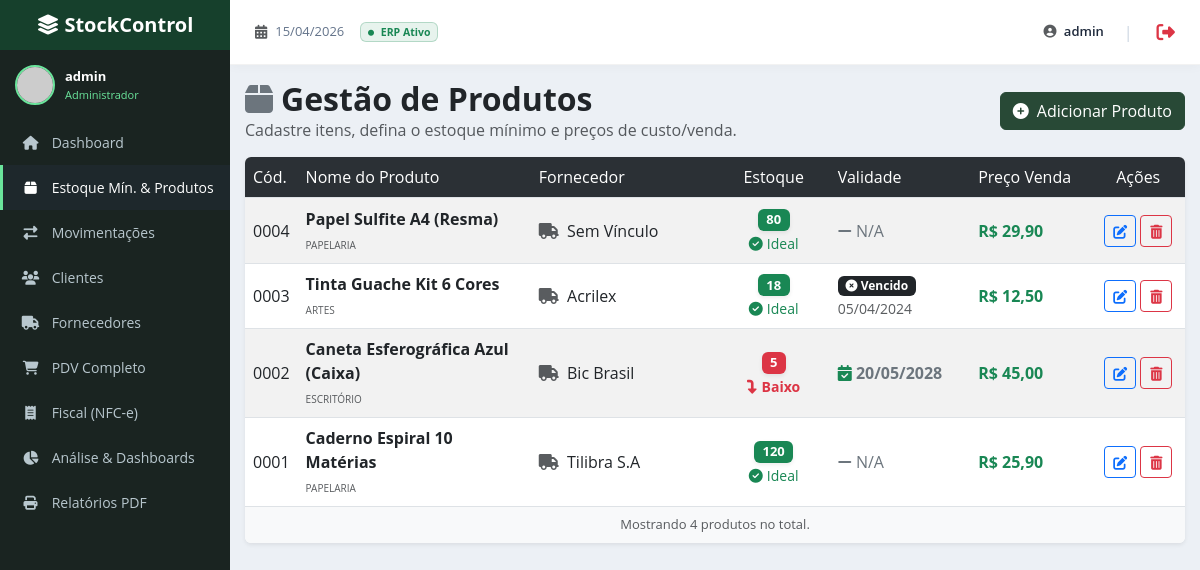
Page /produtos.php (signed in) on the committed database.
### tables this page shows
CREATE TABLE IF NOT EXISTS produtos (
    id INT AUTO_INCREMENT PRIMARY KEY,
    nome VARCHAR(255) NOT NULL,
    categoria VARCHAR(100),
    quantidade INT DEFAULT 0,
    estoque_minimo INT DEFAULT 5,
    validade DATE NULL,
    preco_venda DECIMAL(10,2) NOT NULL,
    preco_compra DECIMAL(10,2) NOT NULL DEFAULT 0.00,
    fornecedor_id INT,
    FOREIGN KEY (fornecedor_id) REFERENCES fornecedores(id) ON DELETE SET NULL
);

CREATE TABLE IF NOT EXISTS fornecedores (
    id INT AUTO_INCREMENT PRIMARY KEY,
    nome VARCHAR(255) NOT NULL,
    cnpj VARCHAR(20),
    telefone VARCHAR(20),
    email VARCHAR(255),
    status ENUM('ativo', 'inativo') DEFAULT 'ativo'
);

### produtos.php (the view, shortened to what this page needs)
<?php
require_once 'db.php';
$stmt = $pdo->query("SELECT p.*, f.nome as fornecedor_nome FROM produtos p LEFT JOIN fornecedores f ON p.fornecedor_id = f.id ORDER BY p.id DESC");
$produtos = $stmt->fetchAll();
$totalProdutos = count($produtos);
?>
<!DOCTYPE html>
<html lang="pt-BR">
<head>
    <link href="assets/css/bootstrap.min.css" rel="stylesheet">
    <link rel="stylesheet" href="assets/css/all.min.css">
    <link rel="stylesheet" href="style.css">
</head>
<body>
    <div class="sidebar-wrapper">
        <div class="sidebar-brand">
            <i class="fas fa-layer-group"></i> StockControl
        </div>
        <div class="sidebar-user">
            <?php
                $userName    = htmlspecialchars($_SESSION['user_name']   ?? 'UsuÃ¡rio');
                $userPerfil  = htmlspecialchars($_SESSION['user_perfil'] ?? 'gestor');
                $perfilLabel = match($userPerfil) {
                    'admin'  => 'Administrador',
                    'caixa'  => 'Operador de Caixa',
                    default  => 'Gestor'
                };
            ?>
            <img src="https://ui-avatars.com/api/?name=<?= urlencode($userName) ?>&background=2d6a4f&color=fff" width="40" height="40" alt="<?= $userName ?>" style="border-radius:50%;border:2px solid #6ae49b;">
            <div>
                <span class="d-block" style="font-size: 13px; font-weight: bold;"><?= $userName ?></span>
                <span class="d-block" style="font-size: 11px; color: #6ae49b;"><?= $perfilLabel ?></span>
            </div>
        </div>
        <ul class="sidebar-menu">
            <li><a href="index.php"><i class="fas fa-home"></i> Dashboard</a></li>
            <li><a href="produtos.php" class="active"><i class="fas fa-box"></i> Estoque Mín. & Produtos</a></li>
            <li><a href="movimentacoes.php"><i class="fas fa-exchange-alt"></i> Movimentações</a></li>
            <li><a href="clientes.php"><i class="fas fa-users"></i> Clientes</a></li>
            <li><a href="fornecedores.php"><i class="fas fa-truck"></i> Fornecedores</a></li>
            <li><a href="venda.php"><i class="fas fa-shopping-cart"></i> PDV Completo</a></li>
            <li><a href="fiscal.php"><i class="fas fa-receipt"></i> Fiscal (NFC-e)</a></li>
            <li><a href="analise.php"><i class="fas fa-chart-pie"></i> Análise & Dashboards</a></li>
            <li><a href="relatorio_pdf.php"><i class="fas fa-print"></i> Relatórios PDF</a></li>
        </ul>
    </div>
    <div class="main-panel">
        <div class="topbar">
            <div class="topbar-left">
                <i class="fas fa-calendar-alt text-muted me-2"></i> <span style="font-weight: 500; font-size: 13px;"><?= date('d/m/Y') ?></span>
                <span class="ms-3 badge bg-success bg-opacity-10 text-success border border-success border-opacity-25"><i class="fas fa-circle me-1" style="font-size: 6px; vertical-align: middle;"></i> ERP Ativo</span>
            </div>
            <div class="topbar-icons">
                <span class="user-name"><i class="fas fa-user-circle text-muted me-1"></i> <?= htmlspecialchars($_SESSION['user_name'] ?? '') ?></span>
                <span class="divider">|</span>
                <a href="logout.php" class="text-danger ms-1" title="Sair do Sistema" style="font-size: 1.15rem; transition: opacity 0.25s;" onmouseover="this.style.opacity='0.7'" onmouseout="this.style.opacity='1'"><i class="fas fa-sign-out-alt"></i></a>
            </div>
        </div>
        <div class="content-header d-flex justify-content-between align-items-center">
            <div>
                <h2 class="fw-bold text-dark m-0"><i class="fas fa-box text-secondary me-2"></i>Gestão de Produtos</h2>
                <p class="text-muted m-0">Cadastre itens, defina o estoque mínimo e preços de custo/venda.</p>
            </div>
            <button class="btn btn-primary" data-bs-toggle="modal" data-bs-target="#modalProduto" onclick="clearForm()">
                <i class="fas fa-plus-circle me-1"></i> Adicionar Produto
            </button>
        </div>
        <div class="content-body">
            <div class="card overflow-hidden shadow-sm border-0">
                <div class="card-body p-0">
                    <div class="table-responsive">
                        <table class="table table-hover table-striped table-custom mb-0">
                            <thead>
                                <tr>
                                    <th width="5%">Cód.</th>
                                    <th width="25%">Nome do Produto</th>
                                    <th width="20%">Fornecedor</th>
                                    <th width="12%" class="text-center">Estoque</th>
                                    <th width="15%">Validade</th>
                                    <th width="13%">Preço Venda</th>
                                    <th width="10%" class="text-center">Ações</th>
                                </tr>
                            </thead>
                            <tbody>
                                <?php if($totalProdutos > 0): ?>
                                    <?php foreach($produtos as $p):
                                        $badgeQtdClass = ($p['quantidade'] <= $p['estoque_minimo']) ? 'bg-danger shadow-sm' : 'bg-success shadow-sm';
                                        $badgeTextQtd = ($p['quantidade'] <= $p['estoque_minimo']) ? '<br><small class="text-danger fw-bold"><i class="fas fa-level-down-alt me-1"></i>Baixo</small>' : '<br><small class="text-success"><i class="fas fa-check-circle me-1"></i>Ideal</small>';
                                        $validadeHtml = '<span class="text-secondary"><i class="fas fa-minus"></i> N/A</span>';
                                        if($p['validade']) {
                                            $dataValidade = new DateTime($p['validade']);
                                            $hoje = new DateTime();
                                            $dias = $hoje->diff($dataValidade)->format('%R%a');
                                            if($dias < 0) {
                                                $validadeHtml = '<span class="badge bg-dark"><i class="fas fa-times-circle"></i> Vencido</span><br><small class="text-muted">'.date('d/m/Y', strtotime($p['validade'])).'</small>';
                                            } elseif ($dias <= 15) {
                                                $validadeHtml = '<span class="badge bg-danger"><i class="fas fa-exclamation-triangle"></i> Faltam '.$dias.' dias</span><br><small class="text-muted">'.date('d/m/Y', strtotime($p['validade'])).'</small>';
                                            } elseif ($dias <= 30) {
                                                $validadeHtml = '<span class="badge bg-warning text-dark"><i class="fas fa-exclamation-triangle"></i> Faltam '.$dias.' dias</span><br><small class="text-muted">'.date('d/m/Y', strtotime($p['validade'])).'</small>';
                                            } else {
                                                $validadeHtml = '<span class="text-secondary fw-bold"><i class="fas fa-calendar-check text-success"></i> '.date('d/m/Y', strtotime($p['validade'])).'</span>';
                                            }
                                        }
                                    ?>
                                    <tr>
                                        <td class="align-middle"><?= str_pad($p['id'], 4, '0', STR_PAD_LEFT) ?></td>
                                        <td class="align-middle"><strong><?= htmlspecialchars($p['nome']) ?></strong><br><small class="text-muted text-uppercase" style="font-size:10px;"><?= htmlspecialchars($p['categoria']) ?></small></td>
                                        <td class="align-middle"><i class="fas fa-truck text-muted me-1"></i> <?= htmlspecialchars($p['fornecedor_nome'] ?? 'Sem Vínculo') ?></td>
                                        <td class="text-center align-middle"><span class="badge <?= $badgeQtdClass ?>" style="font-size: 13px;"><?= $p['quantidade'] ?></span><?= $badgeTextQtd ?></td>
                                        <td class="align-middle"><?= $validadeHtml ?></td>
                                        <td class="fw-bold text-success align-middle">R$ <?= number_format($p['preco_venda'], 2, ',', '.') ?></td>
                                        <td class="text-center align-middle">
                                            <a href="produtos.php?edit=<?= $p['id'] ?>" class="btn btn-sm btn-outline-primary action-btn"><i class="fas fa-edit"></i></a>
                                            <form action="produtos_action.php" method="POST" class="d-inline">
                                                <button type="submit" class="btn btn-sm btn-outline-danger action-btn" onclick="return confirm('Tem certeza que deseja excluir? Isso excluirá o histórico atrelado!')"><i class="fas fa-trash-alt"></i></button>
                                            </form>
                                        </td>
                                    </tr>
                                    <?php endforeach; ?>
                                <?php else: ?>
                                    <tr><td colspan="7" class="text-center py-5 text-muted"><i class="fas fa-box-open fs-1 d-block mb-3 text-light"></i>Nenhum produto cadastrado no sistema.</td></tr>
                                <?php endif; ?>
                            </tbody>
                        </table>
                    </div>
                </div>
                <div class="card-footer bg-light border-0 text-muted text-center" style="font-size: 13px;">
                    Mostrando <?= $totalProdutos ?> produtos no total.
                </div>
            </div>
        </div>
    </div>
</body>
</html>

### style.css (style rules this page uses)
body { background-color: #ecf0f5; font-family: 'Open Sans', 'Helvetica Neue', Helvetica, Arial, sans-serif; margin: 0; }
.sidebar-wrapper { width: 230px; height: 100vh; background-color: #1a2421; position: fixed; top: 0; left: 0; overflow-y: auto; z-index: 1000; }
.sidebar-brand { height: 50px; line-height: 50px; background-color: #16402c; text-align: center; color: #FFFFFF; font-size: 20px; font-weight: bold; }
.sidebar-user { padding: 15px; color: white; display: flex; align-items: center; }
.sidebar-user img { border-radius: 50%; margin-right: 10px; border: 2px solid #3c8dbc; }
.sidebar-menu { list-style: none; margin: 0; padding: 0; }
.sidebar-menu a { display: block; color: #b8c7ce; padding: 12px 15px 12px 15px; text-decoration: none; font-size: 14px; border-left: 3px solid transparent; }
.sidebar-menu a.active { color: #ffffff; background: #1e282c; border-left-color: #6ae49b; }
.sidebar-menu a i { width: 25px; text-align: center; margin-right: 5px; }
.main-panel { margin-left: 230px; min-height: 100vh; }
.topbar { height: 65px; background-color: #ffffff; display: flex; align-items: center; justify-content: space-between; padding: 0 25px; color: #475569; box-shadow: 0 2px 10px rgba(0,0,0,0.03); border-bottom: 1px solid rgba(0,0,0,0.05); }
.topbar-left { display: flex; align-items: center; font-size: 14px; font-weight: 600; color: #64748b; }
.topbar-icons { display: flex; align-items: center; gap: 15px; }
.topbar-icons .divider { color: #cbd5e1; margin: 0 5px; }
.topbar-icons .user-name { color: #1e293b; font-weight: 600; font-size: 13px; }
.content-header { padding: 15px 15px 0 15px; }
.content-body { padding: 15px; }
.btn-primary { background-color: #284936 !important; border-color: #284936 !important; color: #FFFFFF !important; }

### produtos.php (style rules this page uses)
.table-custom th { background-color: #2b3035; color: #fff; font-weight: 500; }
.table-custom td { vertical-align: middle; }
.action-btn { width: 32px; height: 32px; padding: 0; line-height: 32px; text-align: center; border-radius: 4px; }

### rows in the picture
produtos: id "0004", nome "Papel Sulfite A4 (Resma)", categoria "PAPELARIA", fornecedor_nome "Sem Vínculo", quantidade "80", estoque_minimo "Ideal", preco_venda "29,90"
produtos: id "0003", nome "Tinta Guache Kit 6 Cores", categoria "ARTES", fornecedor.nome "Acrilex", quantidade "18", estoque_minimo "Ideal", validade "05/04/2024", preco_venda "12,50"
produtos: id "0002", nome "Caneta Esferográfica Azul (Caixa)", categoria "ESCRITÓRIO", fornecedor.nome "Bic Brasil", quantidade "5", estoque_minimo "Baixo", validade "20/05/2028", preco_venda "45,00"
produtos: id "0001", nome "Caderno Espiral 10 Matérias", categoria "PAPELARIA", fornecedor.nome "Tilibra S.A", quantidade "120", estoque_minimo "Ideal", preco_venda "25,90"

### other values in the picture
$userName "admin"
$perfilLabel "Administrador"
$_SESSION['user_name'] "admin"
$totalProdutos "4"
